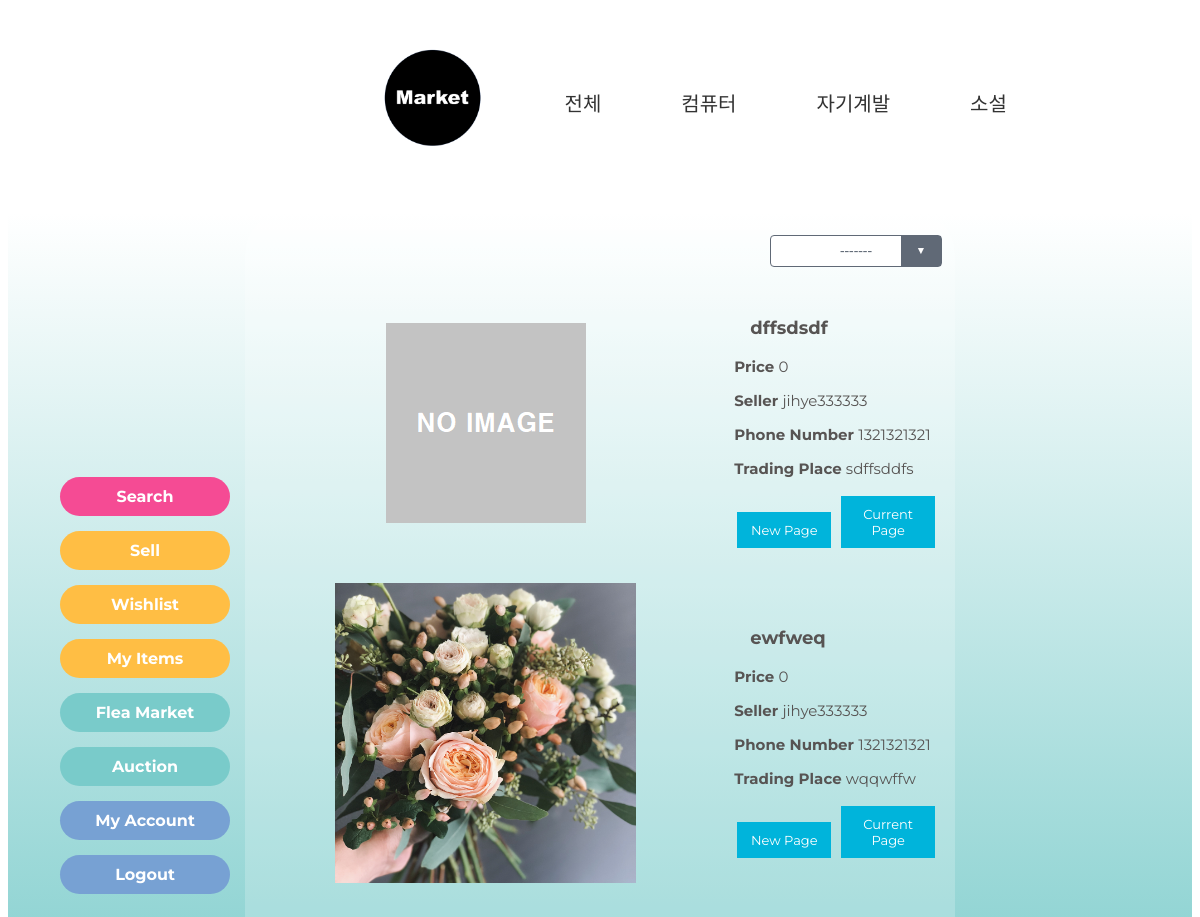
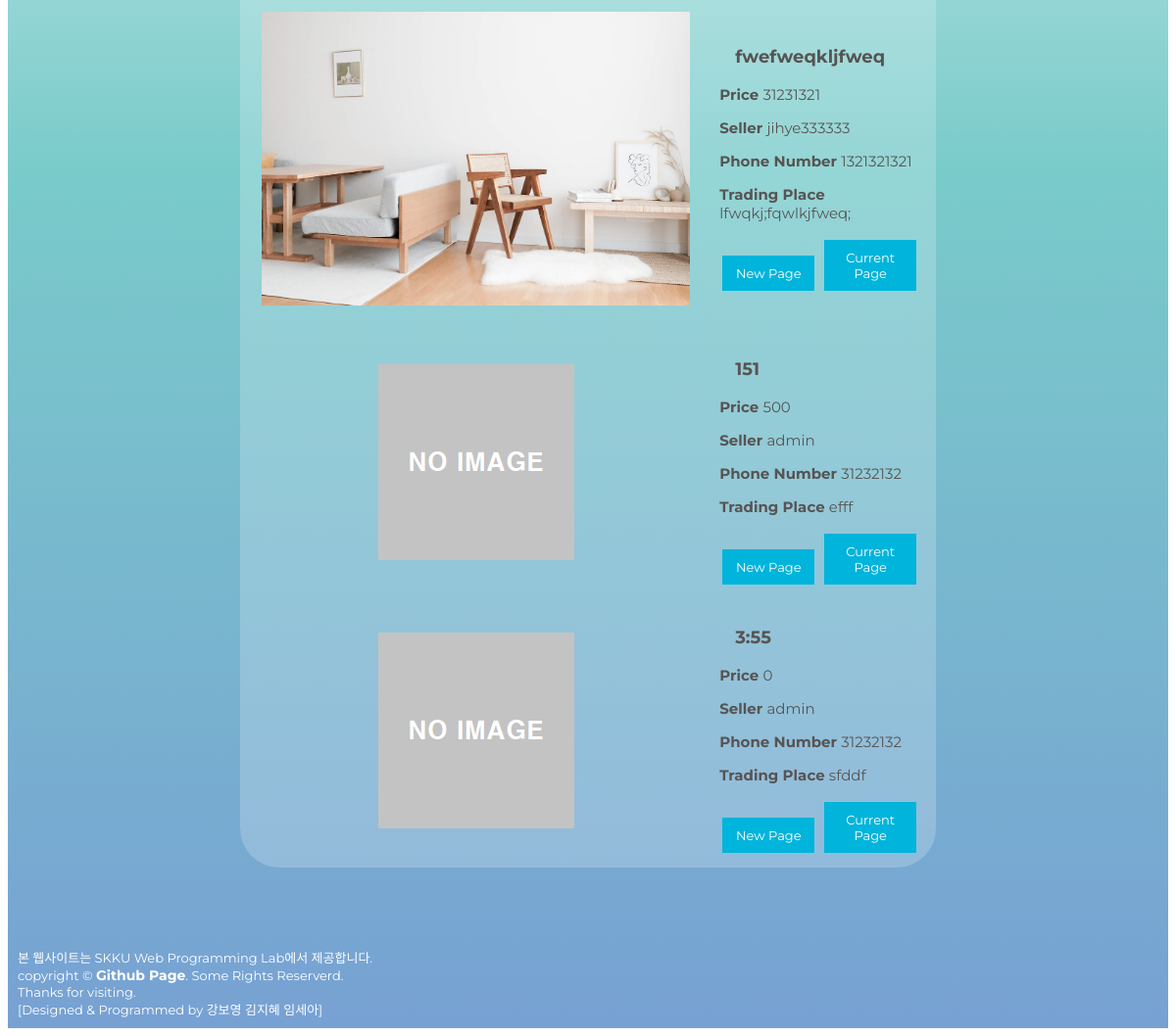
The page /market/all/ (signed in) on the database as committed earlier (2 pictures, top to bottom).
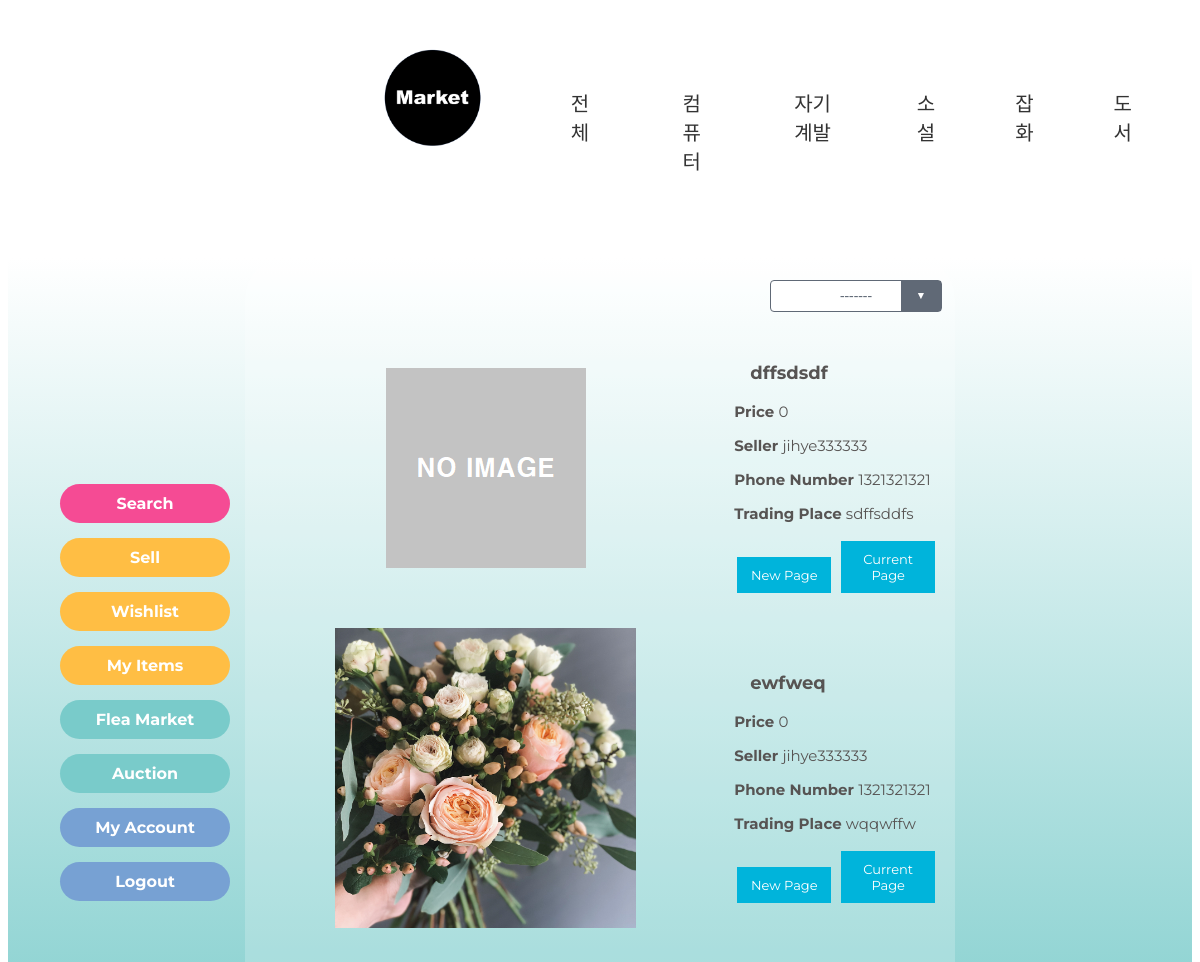
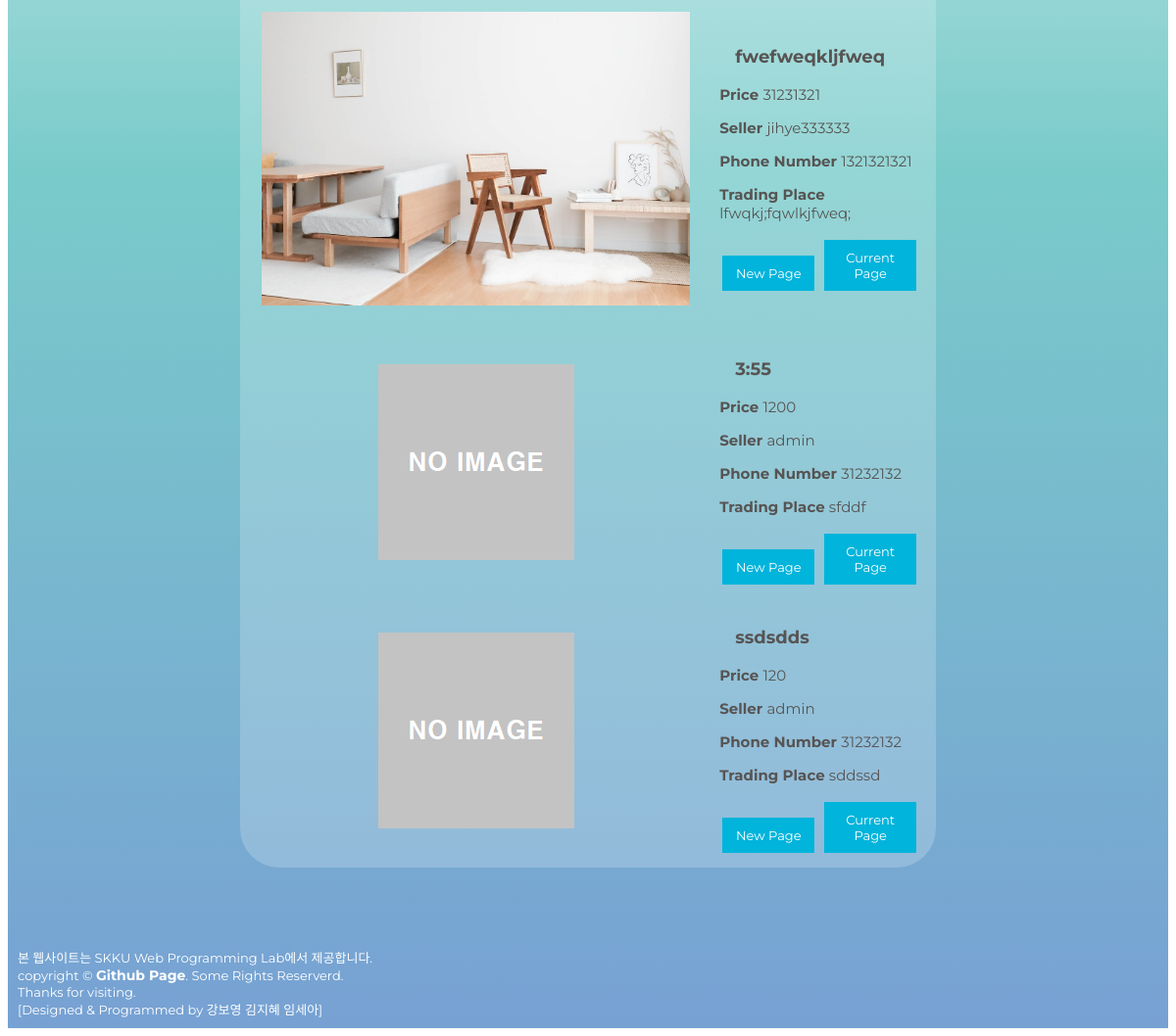
The same page on the database as committed later (2 pictures, top to bottom).
### home/models.py (models this page shows)
class Product(models.Model):
	SELLTYPES = (('F', 'Flea'), ('A', 'Auction'))
	selltype = models.CharField(max_length=1, default='F', choices=SELLTYPES)
	STATUSTYPES = (('S', 'Sold'), ('E', 'Expired'), ('R', 'Running')) # 팔림, 안팔림, 현재진행형
	statustype = models.CharField(max_length=1, default='R', choices=STATUSTYPES)
	EXPIREDATE = (('3', '3 Days'), ('7', '7 days'), ('0', '30 days'))
	expirechoice = models.CharField(max_length=1, default='3', choices=EXPIREDATE)
	expire = models.DateTimeField(default=timezone.now() + timedelta(days=3))
	highest_price = models.IntegerField(default=0) # auction이더라도 천장 가격 내면 바로 살 수 있게 하자
	basic_price =  models.IntegerField(default=0) #옥션이라도 최저가 쓰게 하자
	current_price = models.IntegerField(default=0) # 마지막 가격이기도 하지
	buyer = models.ForeignKey(User, on_delete=models.SET_NULL, related_name='buyer', null=True)
	seller = models.ForeignKey(User, on_delete=models.CASCADE, related_name='seller')
	pid = models.AutoField(primary_key=True)
	name = models.CharField(max_length=300)
	place = models.CharField(max_length=300)
	photo = models.ImageField(blank=True, null=True) #https://wayhome25.github.io/django/2017/05/10/media-file/
	category = models.ForeignKey(Category, on_delete=models.SET_NULL, null=True)
	explanation = models.CharField(max_length=1000, null=True) # string field 같은 게 있었나?? 찾아보기

class User(models.Model): # seller buyer 구분하지 말고 걍 둘다 가능하게 해
	rating = models.IntegerField(default=0)
	userid = models.CharField(max_length=20, primary_key=True)
	pw = models.CharField(max_length=20) # min length  같은 건 js 단에서 처리하기
	username = models.CharField(max_length=100)
	phone = models.CharField(max_length=30)

### home/views.py (the view, shortened to what this page needs)
# urls.py: path('market/', views.market, name='market'),
def market(request, category=''):
	userid = request.session.get('userid', False)
	if userid == False : # 로그인 안되어있으면
		return redirect('/login')
	if category=='':
		return redirect('/market/all/')
	categories = Category.objects.values('name').distinct()
	seller = str(request.GET.get('seller', ''))
	name = str(request.GET.get('name', ''))
	temp = request.GET.get('lower', '')
	if temp == '':
		lower = 0
	elif temp.isdecimal():
		lower = int(temp)
	else:
		return redirect('/market')
	temp = request.GET.get('higher', '')
	if temp == '':
		higher = 2147483647
	elif temp.isdecimal():
		higher = int(temp)
	else:
		return redirect('/market')
	if category == 'all':
		products = Product.objects.filter(selltype='F',
			buyer=None, expire__gte=timezone.now(),
			name__icontains=name,
			seller__username__icontains=seller,
			current_price__gte=lower,
			current_price__lte=higher)
	sort=request.GET.get('sort','')
	if sort == 'lower-price':
		products = products.order_by('current_price')
	elif sort == 'lower-expire':
		products = products.order_by('expire')
	if sort == 'higher-expire':
		products = products.order_by('-expire')
	return render(request, 'home/product_market.html', {'products':products, 'categories':categories, 'pagetype':'market'})

### home/templates/home/product_market.html (shortened to what this page needs)
{% load static %}
<!DOCTYPE html>
<html lang="en" dir="ltr">
<head>
  <link rel="stylesheet" href="{% static 'home/style_product_market.css' %}">
</head>
<body>
  {% include 'home/productsCategory.html' %}
  <div class="product-page">
    <nav class="left-nav" style="font-weight: bold;position: fixed; left:20px; top:15%">
      <ul>
        <li><a class="upper_search" href="">Search</a></li>
        <li><a class="upper" href="{% url 'sell' %}">Sell</a></li>
        <li><a class="upper" href="{% url 'wishlist' %}">Wishlist</a></li>
        <li><a class="upper" href="{% url 'myitems' %}">My Items</a></li>
        <li><a class="lower" href="{% url 'market' %}">Flea Market</a></li>
        <li><a class="lower" href="{% url 'auction' %}">Auction</a></li>
        <li><a class="lowest" href="{% url 'mypage' %}">My Account</a></li>
        <li><a class="lowest" href="{% url 'logout' %}">Logout</a></li>
      </ul>
    </nav>
    <table class="goods_table">
      <tr>
        <td>
          <div class="select-box select-script">
            <label for="selectbox">-------</label>
          </div>
        </td>
      </tr>
      {% for obj in products %}
      <tr>
        <td class="goods_img">
          {% if obj.photo %}
          <img src="{{obj.photo.url}}" style="height: 300px; width: auto; padding: 10px">
          {% else %}
          <img src="{% static 'home/basic.png' %}"
          {% endif %}
        </td>
        <td class="goods_info">
          <p class="goods_name"> {{ obj.name }} </p>
          <div class="inf">
            <p class="goods_price"> <strong> Price </strong> {{ obj.basic_price }} </p>
            <p class="seller_name"> <strong> Seller </strong> {{ obj.seller.username }} </p>
            <p class="phone_number"> <strong> Phone Number </strong> {{ obj.seller.phone}} </p>
            <p class="trading_place"> <strong> Trading Place </strong> {{ obj.place }} </p>
          </div>
          <button type="button" class="market_btn" onclick="window.open('{% url 'detail' obj.pid %}')">New Page</button>
          <button type="button" class="market_btn" onclick="location.href='{% url 'detail' obj.pid %}'">Current
            Page</button>
        </td>
      </tr>
      {% endfor %}
    </table>
    <br><br><br><br>
    <footer>본 웹사이트는 SKKU Web Programming Lab에서 제공합니다. <br> copyright &copy; <a class="src_page" href="https://github.com/breadfly/WPproject" target="_blank">Github Page</a>. Some Rights Reserverd. <br>Thanks for visiting.<br>[Designed & Programmed by 강보영 김지혜 임세아]</footer>
  </div>
</body>
</html>

Rows that differ between the two databases and show on the page:
removed Product: name "151", basic_price "500", seller.username "admin", seller.phone "31232132", place "efff"
changed Product "sfddf": basic_price "0" → "1200"
added Product: name "ssdsdds", basic_price "120", seller.username "admin", seller.phone "31232132", place "sddssd"
Other text that changed with them:
new list line: "잡화"
new list line: "도서"
